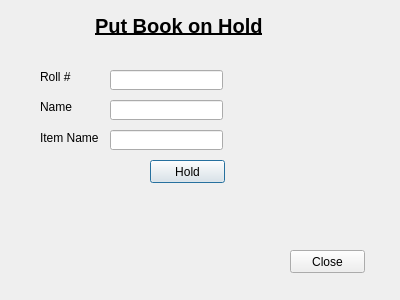
<?xml version="1.0" encoding="UTF-8"?>
<ui version="4.0">
 <class>hold_b</class>
 <widget class="QDialog" name="hold_b">
  <property name="geometry">
   <rect>
    <x>0</x>
    <y>0</y>
    <width>400</width>
    <height>300</height>
   </rect>
  </property>
  <property name="windowTitle">
   <string>Dialog</string>
  </property>
  <widget class="QLabel" name="label">
   <property name="geometry">
    <rect>
     <x>95</x>
     <y>10</y>
     <width>181</width>
     <height>31</height>
    </rect>
   </property>
   <property name="font">
    <font>
     <pointsize>15</pointsize>
     <weight>75</weight>
     <bold>true</bold>
     <underline>true</underline>
    </font>
   </property>
   <property name="text">
    <string>Put Book on Hold</string>
   </property>
  </widget>
  <widget class="QLabel" name="label_2">
   <property name="geometry">
    <rect>
     <x>40</x>
     <y>70</y>
     <width>46</width>
     <height>13</height>
    </rect>
   </property>
   <property name="text">
    <string>Roll #</string>
   </property>
  </widget>
  <widget class="QLabel" name="label_3">
   <property name="geometry">
    <rect>
     <x>40</x>
     <y>100</y>
     <width>46</width>
     <height>13</height>
    </rect>
   </property>
   <property name="text">
    <string>Name</string>
   </property>
  </widget>
  <widget class="QLabel" name="label_4">
   <property name="geometry">
    <rect>
     <x>40</x>
     <y>130</y>
     <width>61</width>
     <height>16</height>
    </rect>
   </property>
   <property name="text">
    <string>Item Name</string>
   </property>
  </widget>
  <widget class="QLineEdit" name="lineEdit">
   <property name="geometry">
    <rect>
     <x>110</x>
     <y>70</y>
     <width>113</width>
     <height>20</height>
    </rect>
   </property>
  </widget>
  <widget class="QLineEdit" name="lineEdit_2">
   <property name="geometry">
    <rect>
     <x>110</x>
     <y>100</y>
     <width>113</width>
     <height>20</height>
    </rect>
   </property>
  </widget>
  <widget class="QLineEdit" name="lineEdit_3">
   <property name="geometry">
    <rect>
     <x>110</x>
     <y>130</y>
     <width>113</width>
     <height>20</height>
    </rect>
   </property>
  </widget>
  <widget class="QPushButton" name="pushButton">
   <property name="geometry">
    <rect>
     <x>150</x>
     <y>160</y>
     <width>75</width>
     <height>23</height>
    </rect>
   </property>
   <property name="text">
    <string>Hold</string>
   </property>
  </widget>
  <widget class="QPushButton" name="pushButton_2">
   <property name="geometry">
    <rect>
     <x>290</x>
     <y>250</y>
     <width>75</width>
     <height>23</height>
    </rect>
   </property>
   <property name="text">
    <string>Close</string>
   </property>
  </widget>
 </widget>
 <resources/>
 <connections/>
</ui>
